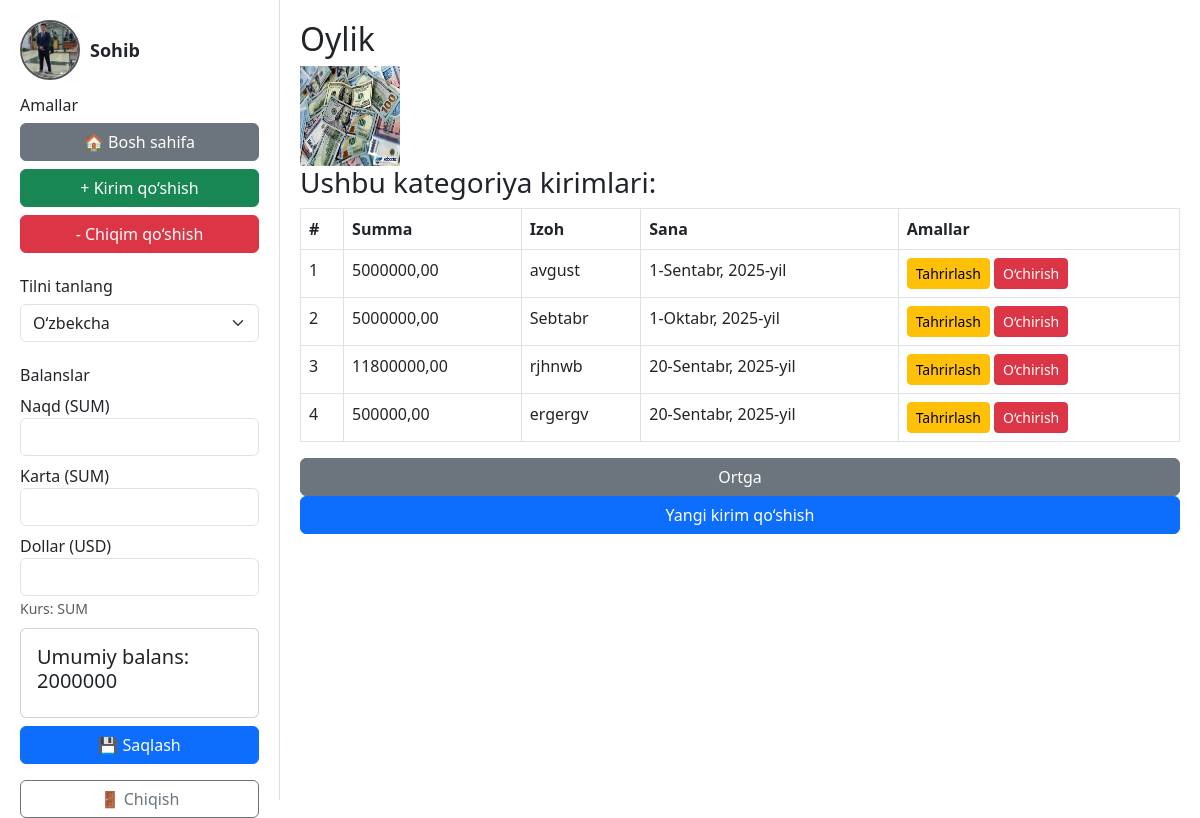
Page /finance/categories/1/ (signed in) on the earlier database version.
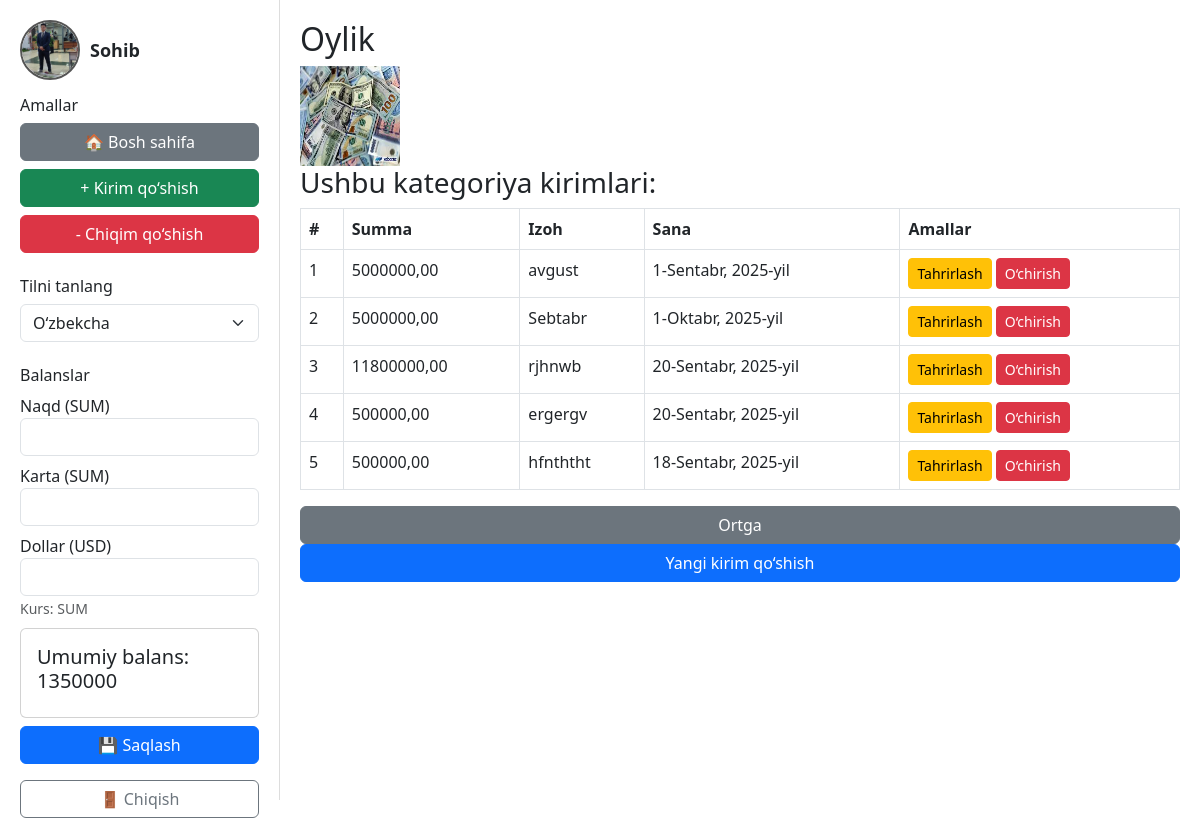
Same page on the later database version.
### finance/models.py (models this page shows, shortened)
class Income(models.Model):
    PAYMENT_CHOICES = (
        ('cash', _('Naqd')),
        ('card', _('Karta')),
        ('dollar', _('Dollar')),
    )
    user = models.ForeignKey(settings.AUTH_USER_MODEL, on_delete=models.CASCADE)
    category = models.ForeignKey(Category, on_delete=models.CASCADE)
    amount = models.DecimalField(max_digits=12, decimal_places=2)
    comment = models.TextField(blank=True, null=True)
    date = models.DateField(default=datetime.today)
    payment_method = models.CharField(max_length=10, choices=PAYMENT_CHOICES, default='cash')

### finance/views.py (the view)
# urls.py: path('categories/<int:pk>/', views.category_detail, name='category_detail'),
@login_required
def category_detail(request, pk):
    category = get_object_or_404(Category, pk=pk, user=request.user)
    incomes = category.income_set.filter(user=request.user)
    return render(request, "category_detail.html", {"category": category, "incomes": incomes})

### finance/context_processors.py (called while the page is built)
def user_balance(request):
    if request.user.is_authenticated:
        balance, created = UserBalance.objects.get_or_create(user=request.user)
        umumiy = (balance.cash or 0) + (balance.card or 0) + (balance.dollar or 0) * 12300
        return {
            "balance": balance,
            "umumiy_balans": number_format(umumiy, use_l10n=True, decimal_pos=0),
        }
    return {}

### templates/category_detail.html
{% extends "base.html" %}
{% load i18n %}
{% block content %}
<h2>{{ category.name }}</h2>
{% if category.image %}
<img src="{{ category.image.url }}" width="100" height="100" alt="{% trans 'Kategoriya rasmi' %}">
{% endif %}
<h3>{% trans "Ushbu kategoriya kirimlari:" %}</h3>
<table class="table table-bordered">
    <tr>
        <th>#</th>
        <th>{% trans "Summa" %}</th>
        <th>{% trans "Izoh" %}</th>
        <th>{% trans "Sana" %}</th>
        <th>{% trans "Amallar" %}</th>
    </tr>
    {% for income in incomes %}
    <tr>
        <td>{{ forloop.counter }}</td>
        <td>{{ income.amount }}</td>
        <td>{{ income.comment }}</td>
        <td>{{ income.date }}</td>
        <td>
            <a href="{% url 'update_income' income.pk %}" class="btn btn-sm btn-warning">{% trans "Tahrirlash" %}</a>
            <a href="{% url 'delete_income' income.pk %}" class="btn btn-sm btn-danger">{% trans "O‘chirish" %}</a>
        </td>
    </tr>
    {% empty %}
    <tr>
        <td colspan="5">{% trans "Kirimlar mavjud emas" %}</td>
    </tr>
    {% endfor %}
</table>
<a href="{% url 'category_list' %}" class="btn btn-secondary">{% trans "Ortga" %}</a>
<a href="{% url 'add_income' category.id %}" class="btn btn-primary">{% trans "Yangi kirim qo‘shish" %}</a>
{% endblock %}

### templates/base.html (shortened to what this page needs)
<!DOCTYPE html>
<html lang="{{ LANGUAGE_CODE }}">
<head>
    {% load humanize i18n %}
    <link href="https://cdn.jsdelivr.net/npm/bootstrap@5.3.0/dist/css/bootstrap.min.css" rel="stylesheet">
</head>
<body>
<div class="d-flex">
    <div class="sidebar">
        <div>
            <div class="d-flex align-items-center mb-3">
                {% if request.user.is_authenticated %}
                    <a href="{% url 'profile' %}" class="d-flex align-items-center text-decoration-none">
                        {% if request.user.image %}
                            <img src="{{ request.user.image.url }}" class="profile-pic">
                        {% else %}
                            <img src="https://via.placeholder.com/60" class="profile-pic">
                        {% endif %}
                        <span class="username">{{ request.user.username }}</span>
                    </a>
                {% else %}
                    <a href="{% url 'login' %}" class="d-flex align-items-center text-decoration-none">
                        <img src="https://via.placeholder.com/60" class="profile-pic">
                        <span class="username">{% trans "Mehmon" %}</span>
                    </a>
                {% endif %}
            </div>
            <div class="mb-4">
                <h6>{% trans "Amallar" %}</h6>
                <div class="d-grid gap-2">
                    <a href="{% url 'dashboard' %}" class="btn btn-secondary">🏠 {% trans "Bosh sahifa" %}</a>
                    <a href="{% url 'category_list' %}" class="btn btn-success">+ {% trans "Kirim qo‘shish" %}</a>
                    <a href="{% url 'expense_category_list' %}" class="btn btn-danger">- {% trans "Chiqim qo‘shish" %}</a>
                </div>
            </div>
            <div class="mb-4">
                <h6>{% trans "Tilni tanlang" %}</h6>
                <form method="post" action="{% url 'set_language' %}">
                    <select name="language" onchange="this.form.submit()" class="form-select">
                        <option value="uz" {% if request.LANGUAGE_CODE == 'uz' %}selected{% endif %}>O‘zbekcha</option>
                    </select>
                </form>
            </div>
            <h6>{% trans "Balanslar" %}</h6>
            <form method="post" action="{% url 'update_balance' %}">
                <div class="mb-2">
                    <label>{% trans "Naqd (SUM)" %}</label>
                    <input type="number" step="0.01" name="cash" class="form-control balance-card" value="{{ cash_amount }}">
                </div>
                <div class="mb-2">
                    <label>{% trans "Karta (SUM)" %}</label>
                    <input type="number" step="0.01" name="card" class="form-control balance-card" value="{{ card_amount }}">
                </div>
                <div class="mb-2">
                    <label>{% trans "Dollar (USD)" %}</label>
                    <input type="number" step="0.01" name="dollar" class="form-control balance-card" value="{{ dollar_amount }}">
                    <small class="text-muted">{% trans "Kurs" %}: {{ dollar_to_sum|intcomma }} SUM</small>
                </div>
                <div class="card p-3">
                    <h5>{% trans "Umumiy balans" %}: {{ umumiy_balans }}</h5>
                </div>
                <button type="submit" class="btn btn-primary w-100 mt-2">💾 {% trans "Saqlash" %}</button>
            </form>
        </div>
        {% if request.user.is_authenticated %}
            <div class="mt-3">
                <form method="post" action="{% url 'logout' %}">
                    <button type="submit" class="btn btn-outline-secondary w-100">🚪 {% trans "Chiqish" %}</button>
                </form>
            </div>
        {% else %}
            <div class="mt-3">
                <a href="{% url 'login' %}" class="btn btn-primary w-100">🔑 {% trans "Login" %}</a>
            </div>
        {% endif %}
    </div>
    <div class="content">
        {% block content %}{% endblock %}
    </div>
</div>
</body>
</html>

Differences in the rows shown:
added Income: amount "500000,00", comment "hfnththt", date "18-Sentabr, 2025-yil"
Other differences:
{{ umumiy_balans }}: "2000000" → "1350000"
